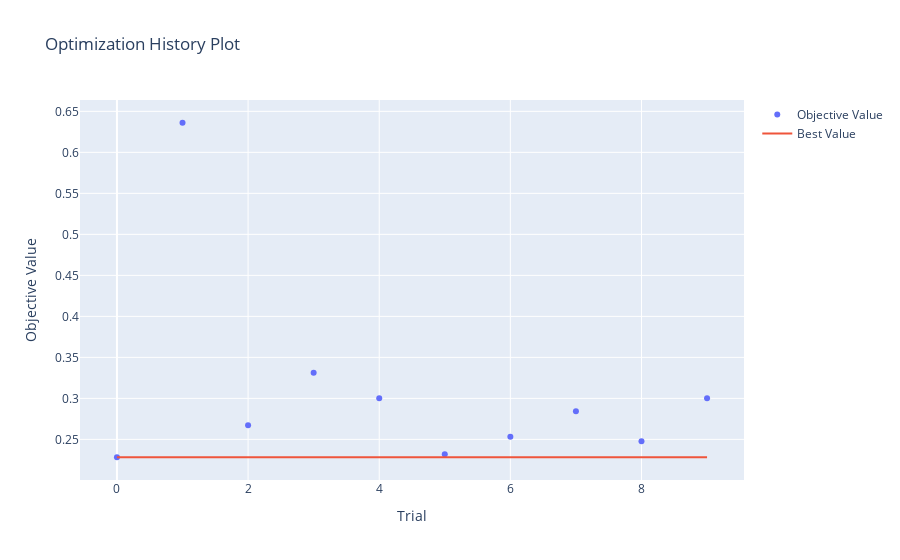
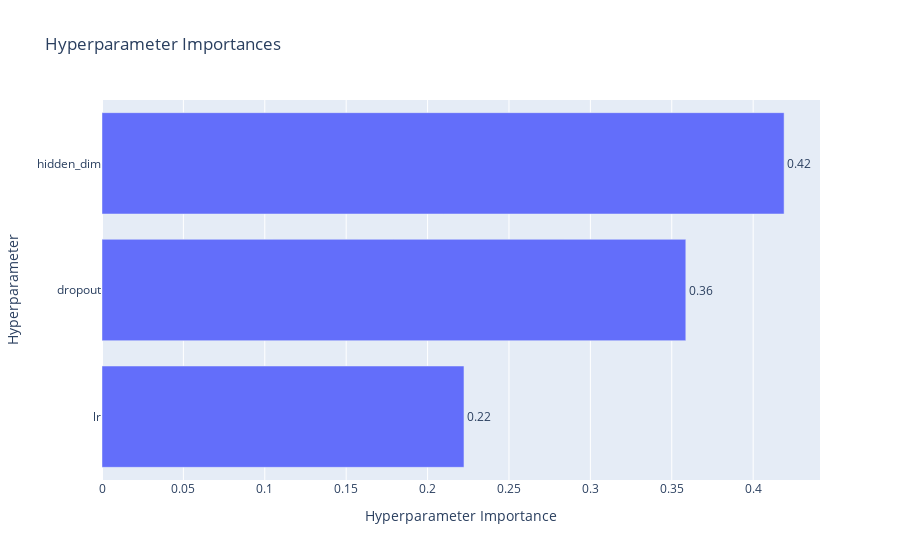
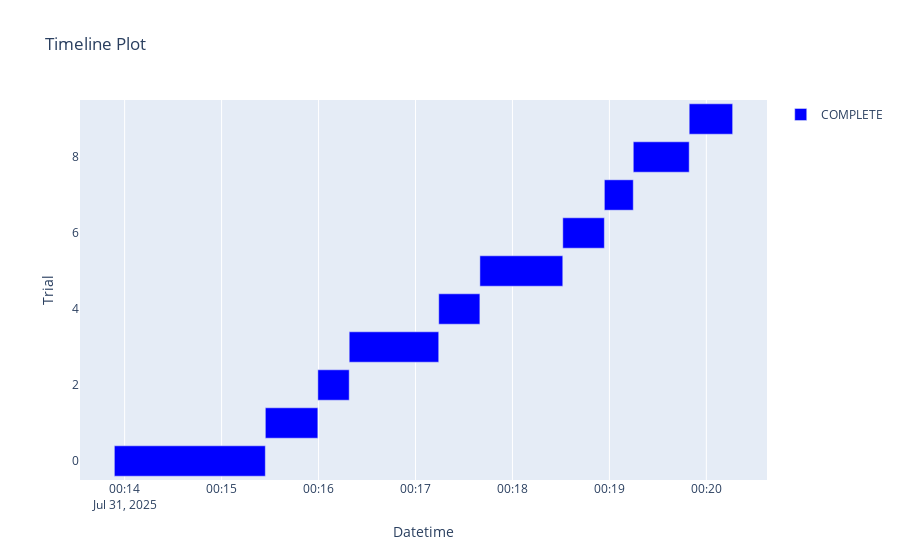
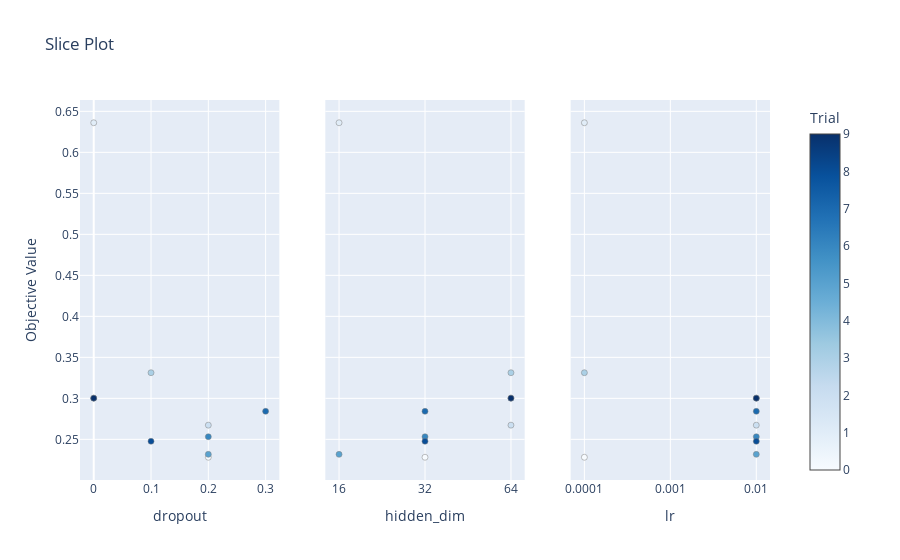

Notebook cell for these charts, in order:
### Code cell
# For darts
plot_optimization_history(study).show() 
plot_param_importances(study).show()    
plot_timeline(study).show() 
plot_slice(study).show()

### Figure 1 — Plotly figure (JSON) as saved in the notebook; plotly's stock layout.template omitted (floating-point values rounded to 4 significant figures)
{"data": [{"mode": "markers", "name": "Objective Value", "type": "scatter", "x": [0, 1, 2, 3, 4, 5, 6, 7, 8, 9], "y": [0.2282, 0.6361, 0.2673, 0.3313, 0.3003, 0.2317, 0.2532, 0.2842, 0.2476, 0.3003]}, {"mode": "lines", "name": "Best Value", "type": "scatter", "x": [0, 1, 2, 3, 4, 5, 6, 7, 8, 9], "y": [0.2282, 0.2282, 0.2282, 0.2282, 0.2282, 0.2282, 0.2282, 0.2282, 0.2282, 0.2282]}, {"marker": {"color": "#cccccc"}, "mode": "markers", "name": "Infeasible Trial", "showlegend": false, "type": "scatter", "x": [], "y": []}], "layout": {"title": {"text": "Optimization History Plot"}, "xaxis": {"title": {"text": "Trial"}}, "yaxis": {"title": {"text": "Objective Value"}}}}

### Figure 2 — Plotly figure (JSON) as saved in the notebook; plotly's stock layout.template omitted (floating-point values rounded to 4 significant figures)
{"data": [{"cliponaxis": false, "hovertemplate": ["lr (CategoricalDistribution): 0.2223594970190011<extra></extra>", "dropout (FloatDistribution): 0.3586312188980539<extra></extra>", "hidden_dim (CategoricalDistribution): 0.419009284082945<extra></extra>"], "name": "Objective Value", "orientation": "h", "text": ["0.22", "0.36", "0.42"], "textposition": "outside", "type": "bar", "x": [0.2224, 0.3586, 0.419], "y": ["lr", "dropout", "hidden_dim"]}], "layout": {"title": {"text": "Hyperparameter Importances"}, "xaxis": {"title": {"text": "Hyperparameter Importance"}}, "yaxis": {"title": {"text": "Hyperparameter"}}}}

### Figure 3 — Plotly figure (JSON) as saved in the notebook; plotly's stock layout.template omitted (floating-point values rounded to 4 significant figures)
{"data": [{"base": ["2025-07-31T00:13:53.628679", "2025-07-31T00:15:27.068115", "2025-07-31T00:15:59.563126", "2025-07-31T00:16:18.979772", "2025-07-31T00:17:14.379169", "2025-07-31T00:17:39.848323", "2025-07-31T00:18:31.150317", "2025-07-31T00:18:56.881511", "2025-07-31T00:19:14.784283", "2025-07-31T00:19:49.389069"], "hovertemplate": "%{text}<extra>COMPLETE</extra>", "marker": {"color": "blue"}, "name": "COMPLETE", "orientation": "h", "text": ["{<br>  \"number\": 0,<br>  \"values\": [<br>    0.22818483412265778<br>  ],<br>  \"params\": {<br>    \"hidden_dim\": 32,<br>    \"dropout\": 0.2,<br>    \"lr\": 0.0001<br>  }<br>}", "{<br>  \"number\": 1,<br>  \"values\": [<br>    0.6360987424850464<br>  ],<br>  \"params\": {<br>    \"hidden_dim\": 16,<br>    \"dropout\": 0.0,<br>    \"lr\": 0.0001<br>  }<br>}", "{<br>  \"number\": 2,<br>  \"values\": [<br>    0.26730018854141235<br>  ],<br>  \"params\": {<br>    \"hidden_dim\": 64,<br>    \"dropout\": 0.2,<br>    \"lr\": 0.01<br>  }<br>}", "{<br>  \"number\": 3,<br>  \"values\": [<br>    0.3312736749649048<br>  ],<br>  \"params\": {<br>    \"hidden_dim\": 64,<br>    \"dropout\": 0.1,<br>    \"lr\": 0.0001<br>  }<br>}", "{<br>  \"number\": 4,<br>  \"values\": [<br>    0.30026736855506897<br>  ],<br>  \"params\": {<br>    \"hidden_dim\": 64,<br>    \"dropout\": 0.0,<br>    \"lr\": 0.01<br>  }<br>}", "{<br>  \"number\": 5,<br>  \"values\": [<br>    0.23173409700393677<br>  ],<br>  \"params\": {<br>    \"hidden_dim\": 16,<br>    \"dropout\": 0.2,<br>    \"lr\": 0.01<br>  }<br>}", "{<br>  \"number\": 6,<br>  \"values\": [<br>    0.2532145082950592<br>  ],<br>  \"params\": {<br>    \"hidden_dim\": 32,<br>    \"dropout\": 0.2,<br>    \"lr\": 0.01<br>  }<br>}", "{<br>  \"number\": 7,<br>  \"values\": [<br>    0.28421589732170105<br>  ],<br>  \"params\": {<br>    \"hidden_dim\": 32,<br>    \"dropout\": 0.3,<br>    \"lr\": 0.01<br>  }<br>}", "{<br>  \"number\": 8,<br>  \"values\": [<br>    0.2476477026939392<br>  ],<br>  \"params\": {<br>    \"hidden_dim\": 32,<br>    \"dropout\": 0.1,<br>    \"lr\": 0.01<br>  }<br>}", "{<br>  \"number\": 9,<br>  \"values\": [<br>    0.30026736855506897<br>  ],<br>  \"params\": {<br>    \"hidden_dim\": 64,<br>    \"dropout\": 0.0,<br>    \"lr\": 0.01<br>  }<br>}"], "textposition": "none", "type": "bar", "x": [93440.0, 32490.0, 19420.0, 55400.0, 25470.0, 51300.0, 25730.0, 17900.0, 34600.0, 26890.0], "y": [0, 1, 2, 3, 4, 5, 6, 7, 8, 9]}], "layout": {"showlegend": true, "title": {"text": "Timeline Plot"}, "xaxis": {"title": {"text": "Datetime"}, "type": "date"}, "yaxis": {"title": {"text": "Trial"}}}}

### Figure 4 — Plotly figure (JSON) as saved in the notebook; plotly's stock layout.template omitted (floating-point values rounded to 4 significant figures)
{"data": [{"marker": {"color": [0, 1, 2, 3, 4, 5, 6, 7, 8, 9], "colorbar": {"title": {"text": "Trial"}, "x": 1, "xpad": 40}, "colorscale": [[0, "rgb(247,251,255)"], [0.125, "rgb(222,235,247)"], [0.25, "rgb(198,219,239)"], [0.375, "rgb(158,202,225)"], [0.5, "rgb(107,174,214)"], [0.625, "rgb(66,146,198)"], [0.75, "rgb(33,113,181)"], [0.875, "rgb(8,81,156)"], [1, "rgb(8,48,107)"]], "line": {"color": "Grey", "width": 0.5}, "showscale": true}, "mode": "markers", "name": "Feasible Trial", "showlegend": false, "type": "scatter", "x": [0.2, 0, 0.2, 0.1, 0, 0.2, 0.2, 0.3, 0.1, 0], "xaxis": "x", "y": [0.2282, 0.6361, 0.2673, 0.3313, 0.3003, 0.2317, 0.2532, 0.2842, 0.2476, 0.3003], "yaxis": "y"}, {"marker": {"color": [0, 1, 2, 3, 4, 5, 6, 7, 8, 9], "colorbar": {"title": {"text": "Trial"}, "x": 1, "xpad": 40}, "colorscale": [[0, "rgb(247,251,255)"], [0.125, "rgb(222,235,247)"], [0.25, "rgb(198,219,239)"], [0.375, "rgb(158,202,225)"], [0.5, "rgb(107,174,214)"], [0.625, "rgb(66,146,198)"], [0.75, "rgb(33,113,181)"], [0.875, "rgb(8,81,156)"], [1, "rgb(8,48,107)"]], "line": {"color": "Grey", "width": 0.5}, "showscale": false}, "mode": "markers", "name": "Feasible Trial", "showlegend": false, "type": "scatter", "x": [32, 16, 64, 64, 64, 16, 32, 32, 32, 64], "xaxis": "x2", "y": [0.2282, 0.6361, 0.2673, 0.3313, 0.3003, 0.2317, 0.2532, 0.2842, 0.2476, 0.3003], "yaxis": "y2"}, {"marker": {"color": [0, 1, 2, 3, 4, 5, 6, 7, 8, 9], "colorbar": {"title": {"text": "Trial"}, "x": 1, "xpad": 40}, "colorscale": [[0, "rgb(247,251,255)"], [0.125, "rgb(222,235,247)"], [0.25, "rgb(198,219,239)"], [0.375, "rgb(158,202,225)"], [0.5, "rgb(107,174,214)"], [0.625, "rgb(66,146,198)"], [0.75, "rgb(33,113,181)"], [0.875, "rgb(8,81,156)"], [1, "rgb(8,48,107)"]], "line": {"color": "Grey", "width": 0.5}, "showscale": false}, "mode": "markers", "name": "Feasible Trial", "showlegend": false, "type": "scatter", "x": [0.0001, 0.0001, 0.01, 0.0001, 0.01, 0.01, 0.01, 0.01, 0.01, 0.01], "xaxis": "x3", "y": [0.2282, 0.6361, 0.2673, 0.3313, 0.3003, 0.2317, 0.2532, 0.2842, 0.2476, 0.3003], "yaxis": "y3"}], "layout": {"title": {"text": "Slice Plot"}, "xaxis": {"anchor": "y", "domain": [0, 0.2889], "title": {"text": "dropout"}}, "xaxis2": {"anchor": "y2", "categoryarray": [16, 32, 64], "categoryorder": "array", "domain": [0.3556, 0.6444], "title": {"text": "hidden_dim"}, "type": "category"}, "xaxis3": {"anchor": "y3", "categoryarray": [0.0001, 0.001, 0.01], "categoryorder": "array", "domain": [0.7111, 1], "title": {"text": "lr"}, "type": "category"}, "yaxis": {"anchor": "x", "domain": [0, 1], "title": {"text": "Objective Value"}}, "yaxis2": {"anchor": "x2", "domain": [0, 1], "matches": "y", "showticklabels": false}, "yaxis3": {"anchor": "x3", "domain": [0, 1], "matches": "y", "showticklabels": false}}}
